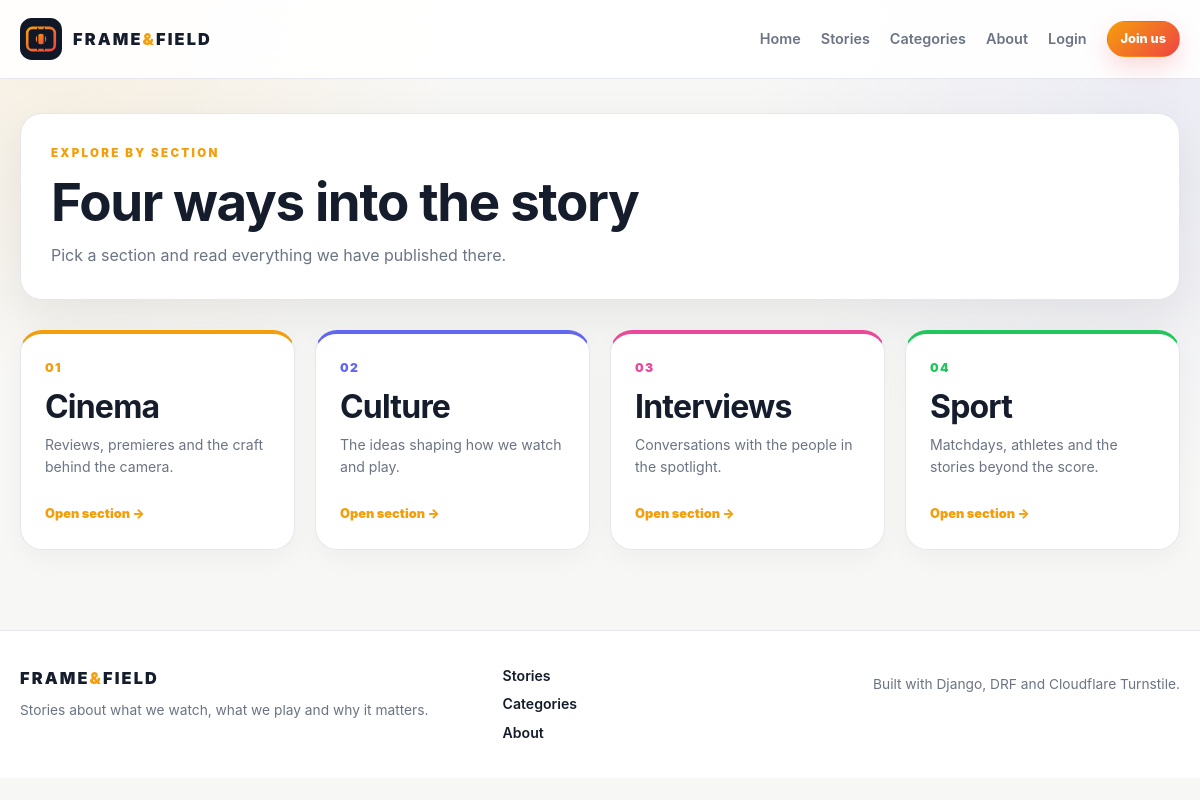
Page /categories/ on the committed database.
### blog/models.py (models this page shows, shortened)
class Category(models.Model):
    name = models.CharField(max_length=100, unique=True)
    slug = models.SlugField(max_length=120, unique=True)
    description = models.TextField(blank=True)
    accent = models.CharField(max_length=20, default="#f59e0b")
    class Meta:
        ordering = ["name"]
        verbose_name_plural = "categories"

### blog/views.py (the view)
# urls.py: path("categories/", views.category_list, name="category_list"),
def category_list(request):
    return render(
        request,
        "blog/category_list.html",
        {"categories": Category.objects.all()},
    )

### blog/templates/blog/category_list.html (shortened to what this page needs)
{% extends "blog/base.html" %}
{% block content %}
<section class="page-head">
    <p class="eyebrow">EXPLORE BY SECTION</p>
    <h1>Four ways into the story</h1>
    <p class="muted">Pick a section and read everything we have published there.</p>
</section>
<div class="category-grid">
    {% for category in categories %}
        <a href="{% url 'category_detail' category.slug %}" class="category-card"
           style="--accent: {{ category.accent }}">
            <span class="category-number">0{{ forloop.counter }}</span>
            <h2>{{ category.name }}</h2>
            <p>{{ category.description|default:"Stories from our archive." }}</p>
            <span class="read-link">Open section &rarr;</span>
        </a>
    {% endfor %}
</div>
{% endblock %}

### blog/templates/blog/base.html (shortened to what this page needs)
{% load static %}
<!DOCTYPE html>
<html lang="en">
<head>
    <link rel="stylesheet" href="{% static 'blog/css/style.css' %}">
</head>
<body>
    <header class="site-header">
        <div class="header-inner">
            <a href="{% url 'home' %}" class="brand">
                <img src="{% static 'blog/img/logo.svg' %}" alt="" class="brand-logo">
                <span class="brand-text">FRAME<span>&amp;</span>FIELD</span>
            </a>
            <nav class="main-nav" id="mainNav">
                <a href="{% url 'home' %}">Home</a>
                <a href="{% url 'article_list' %}">Stories</a>
                <a href="{% url 'category_list' %}">Categories</a>
                <a href="{% url 'about' %}">About</a>
                {% if user.is_authenticated %}
                    <a href="{% url 'add_article' %}">Write</a>
                    <a href="{% url 'profile' %}" class="user-chip">{{ user.username }}</a>
                    <form method="POST" action="{% url 'logout' %}" class="nav-form">
                        {% csrf_token %}
                        <button type="submit" class="btn btn-ghost btn-sm">Logout</button>
                    </form>
                {% else %}
                    <a href="{% url 'login' %}">Login</a>
                    <a href="{% url 'register' %}" class="btn btn-primary btn-sm">Join us</a>
                {% endif %}
            </nav>
        </div>
    </header>
    <main class="page">
        {% block content %}{% endblock %}
    </main>
    <footer class="site-footer">
        <div class="footer-inner">
            <div class="footer-brand">
                <span class="brand-text">FRAME<span>&amp;</span>FIELD</span>
                <p>Stories about what we watch, what we play and why it matters.</p>
            </div>
            <div class="footer-links">
                <a href="{% url 'article_list' %}">Stories</a>
                <a href="{% url 'category_list' %}">Categories</a>
                <a href="{% url 'about' %}">About</a>
            </div>
            <p class="footer-note">Built with Django, DRF and Cloudflare Turnstile.</p>
        </div>
    </footer>
</body>
</html>

### blog/static/blog/css/style.css (style rules this page uses)
:root { --bg: #f7f7f5; --surface: #ffffff; --surface-2: #f1f2f6; --ink: #151c2c; --muted: #6b7484; --amber: #f59e0b; --red: #ef4444; --indigo: #6366f1; --line: #e5e7ec; --danger: #dc2626; --radius: 22px; --radius-sm: 12px; --shadow: 0 18px 50px rgba(21, 28, 44, 0.08); }
* { margin: 0; padding: 0; box-sizing: border-box; }
html { scroll-behavior: smooth; }
body { min-height: 100vh; font-family: -apple-system, BlinkMacSystemFont, "Segoe UI", Roboto, Helvetica, Arial, sans-serif; color: var(--ink); background: radial-gradient(circle at 6% 0%, rgba(245, 158, 11, 0.09), transparent 28%), radial-gradient(circle at 96% 12%, rgba(99, 102, 241, 0.08), transparent 30%), var(--bg); line-height: 1.6; }
a { color: inherit; text-decoration: none; }
img, video { display: block; max-width: 100%; }
.site-header { position: sticky; top: 0; z-index: 50; border-bottom: 1px solid var(--line); background: rgba(255, 255, 255, 0.92); backdrop-filter: blur(16px); }
.header-inner { width: min(1200px, calc(100% - 40px)); min-height: 78px; margin: 0 auto; display: flex; align-items: center; justify-content: space-between; gap: 24px; }
.brand { display: inline-flex; align-items: center; gap: 11px; }
.brand-logo { width: 42px; height: 42px; }
.brand-text { font-size: 1.02rem; font-weight: 900; letter-spacing: 0.13em; }
.brand-text span { color: var(--amber); }
.main-nav { display: flex; align-items: center; gap: 20px; color: var(--muted); font-size: 0.9rem; font-weight: 600; }
.page { width: min(1200px, calc(100% - 40px)); margin: 0 auto; padding: 34px 0 80px; }
.site-footer { border-top: 1px solid var(--line); background: var(--surface); }
.footer-inner { width: min(1200px, calc(100% - 40px)); margin: 0 auto; padding: 34px 0; display: grid; grid-template-columns: 1.4fr 1fr 1fr; align-items: start; gap: 28px; }
.footer-brand p, .footer-note { margin-top: 8px; color: var(--muted); font-size: 0.86rem; }
.footer-links { display: flex; flex-direction: column; gap: 6px; font-size: 0.88rem; font-weight: 600; }
.footer-note { text-align: right; }
h1, h2, h3, h4 { line-height: 1.15; letter-spacing: -0.025em; }
h1 { font-size: clamp(2rem, 4.4vw, 3.4rem); }
h2 { font-size: clamp(1.45rem, 2.8vw, 2rem); }
.eyebrow { margin-bottom: 10px; color: var(--amber); font-size: 0.72rem; font-weight: 900; letter-spacing: 0.2em; text-transform: uppercase; }
.muted { color: var(--muted); }
.btn { display: inline-flex; align-items: center; justify-content: center; gap: 8px; min-height: 44px; padding: 11px 19px; border: 1px solid transparent; border-radius: 999px; background: var(--surface-2); color: var(--ink); font-weight: 800; font-size: 0.88rem; cursor: pointer; transition: transform 0.18s ease, box-shadow 0.18s ease, background 0.18s ease, border-color 0.18s ease, color 0.18s ease; }
.btn-primary { background: linear-gradient(135deg, var(--amber), var(--red)); color: white; box-shadow: 0 10px 24px rgba(239, 68, 68, 0.2); }
.btn-sm { min-height: 35px; padding: 7px 13px; font-size: 0.8rem; }
.page-head { margin-bottom: 30px; padding: 30px; border: 1px solid var(--line); border-radius: var(--radius); background: var(--surface); box-shadow: var(--shadow); }
.page-head h1 { margin-bottom: 10px; }
.read-link { color: var(--amber); font-size: 0.8rem; font-weight: 900; }
.category-grid { display: grid; grid-template-columns: repeat(auto-fit, minmax(250px, 1fr)); gap: 20px; }
.category-card { position: relative; min-height: 220px; display: flex; flex-direction: column; padding: 24px; overflow: hidden; border: 1px solid var(--line); border-top: 4px solid var(--accent); border-radius: var(--radius); background: var(--surface); box-shadow: 0 8px 26px rgba(21, 28, 44, 0.04); transition: transform 0.22s ease, box-shadow 0.22s ease, border-color 0.22s ease; }
.category-number { color: var(--accent); font-size: 0.76rem; font-weight: 900; letter-spacing: 0.12em; }
.category-card h2 { margin: 12px 0 8px; }
.category-card p { margin-bottom: 18px; color: var(--muted); font-size: 0.88rem; }
.category-card .read-link { margin-top: auto; }

### rows in the picture
Category: name "Cinema", description "Reviews, premieres and the craft behind the camera."
Category: name "Culture", description "The ideas shaping how we watch and play."
Category: name "Interviews", description "Conversations with the people in the spotlight."
Category: name "Sport", description "Matchdays, athletes and the stories beyond the score."
